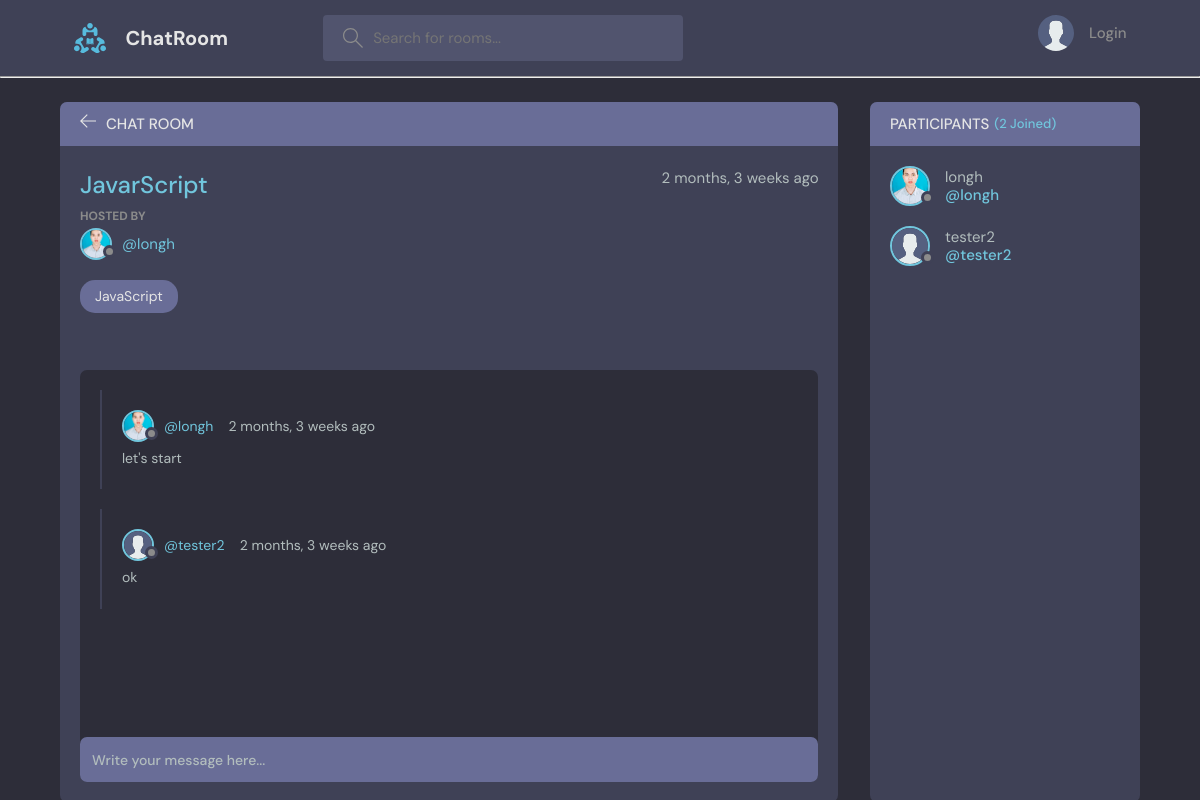
Page /room/3/ on the committed database.
### studybud/models.py (models this page shows, shortened)
class Room(models.Model):
	id = models.AutoField(primary_key=True)
	name = models.CharField(max_length=255)
	host = models.ForeignKey(User, on_delete=models.SET_NULL, null=True)
	topic = models.ForeignKey(Topic, on_delete=models.SET_NULL, null=True)
	description = models.TextField(null=True, blank=True)
	participants = models.ManyToManyField(User, related_name='participants', blank=True)
	updated = models.DateTimeField(auto_now=True)
	created = models.DateTimeField(auto_now_add=True)
	class Meta:
		ordering = ['-updated', '-created']

class User(AbstractUser):
	name = models.CharField(max_length=200, null=True)
	email = models.EmailField(unique=True, null=True)
	bio = models.TextField(null=True)
	avatar = models.ImageField(null=True, default='avatar.svg')
	USERNAME_FIELD = 'email'
	REQUIRED_FIELDS = []

class Topic(models.Model):
	name = models.CharField(max_length=255)
	def __str__(self):
		return self.name

class Message(models.Model):
	user = models.ForeignKey(User, on_delete=models.CASCADE)
	room = models.ForeignKey(Room, on_delete=models.CASCADE)
	body = models.TextField()
	updated = models.DateTimeField(auto_now=True)
	created = models.DateTimeField(auto_now_add=True)

### studybud/views.py (the view, shortened to what this page needs)
# urls.py: path('room/<str:pk>/', views.room, name='room'),
def room(request, pk):
	room = Room.objects.get(pk=pk)
	room_messages = room.message_set.all().order_by('created')
	participants = room.participants.all()
	context = {'room': room, 'room_messages': room_messages, 'participants': participants}
	return render(request, 'studybud/room.html', context)

### studybud/templates/studybud/room.html (shortened to what this page needs)
<!DOCTYPE html>
<html lang="en">
<head>
</head>
<body>
{% extends "main.html" %}
{% block content %}
<main class="profile-page layout layout--2">
	<div class="container">
		<div class="room">
			<div class="room__top">
				<div class="room__topLeft">
					<a href="{% url 'home' %}">
						<svg version="1.1" xmlns="http://www.w3.org/2000/svg" width="32" height="32"
							 viewBox="0 0 32 32">
							<title>arrow-left</title>
							<path
									d="M13.723 2.286l-13.723 13.714 13.719 13.714 1.616-1.611-10.96-10.96h27.625v-2.286h-27.625l10.965-10.965-1.616-1.607z"
							></path>
						</svg>
					</a>
					<h3>Chat Room</h3>
				</div>
			</div>
			<div class="room__box scroll">
				<div class="room__header scroll">
					<div class="room__info">
						<h3> {{room.name}} </h3>
						<span> {{room.created | timesince}} ago </span>
					</div>
					<div class="room__hosted">
						<p>Hosted By</p>
						<a href="{% url 'user-profile' room.host.id %}" class="room__author">
							<div class="avatar avatar--small">
								<img src="{{room.host.avatar.url}}"/>
							</div>
							<span> @{{room.host.username}} </span>
						</a>
					</div>
					<span class="room__topics"> {{room.topic}} </span>
				</div>
				<div class="room__conversation">
					<div class="threads scroll">
						{% for message in room_messages %}
						<div class="thread">
							<div class="thread__top">
								<div class="thread__author">
									<a href="{% url 'user-profile' message.user.id %}" class="thread__authorInfo">
										<div class="avatar avatar--small">
											<img src="{{message.user.avatar.url}}"/>
										</div>
										<span> @{{message.user.username}} </span>
									</a>
									<span class="thread__date"> {{message.created | timesince}} ago </span>
								</div>
							</div>
							<div class="thread__details">
								{{message.body}}
							</div>
						</div>
						{% endfor %}
					</div>
				</div>
			</div>
			<div class="room__message">
				<form action="" method="POST">
					<input name="body" placeholder="Write your message here..."/>
				</form>
			</div>
		</div>
		<div class="participants">
			<h3 class="participants__top">Participants <span>({{participants.count}} Joined)</span></h3>
			<div class="participants__list scroll">
				{% for user in participants %}
				<a href="{% url 'user-profile' user.id %}" class="participant">
					<div class="avatar avatar--medium">
						<img src="{{user.avatar.url}}"/>
					</div>
					<p>
						{{user.username}}
						<span>@{{user.username}}</span>
					</p>
				</a>
				{% endfor %}
			</div>
		</div>
	</div>
</main>
{% endblock %}

### rows in the picture
Room: name "JavarScript", created "2 months, 3 weeks", host.avatar (picture), host.username "longh", topic "JavaScript"
Message: user.avatar (picture), user.username "longh", created "2 months, 3 weeks", body "let's start"
Message: user.avatar (placeholder picture), user.username "tester2", created "2 months, 3 weeks", body "ok"
User: avatar (picture), username "longh"
User: avatar (placeholder picture), username "tester2"

### other values in the picture
{{ participants.count }} "2"
